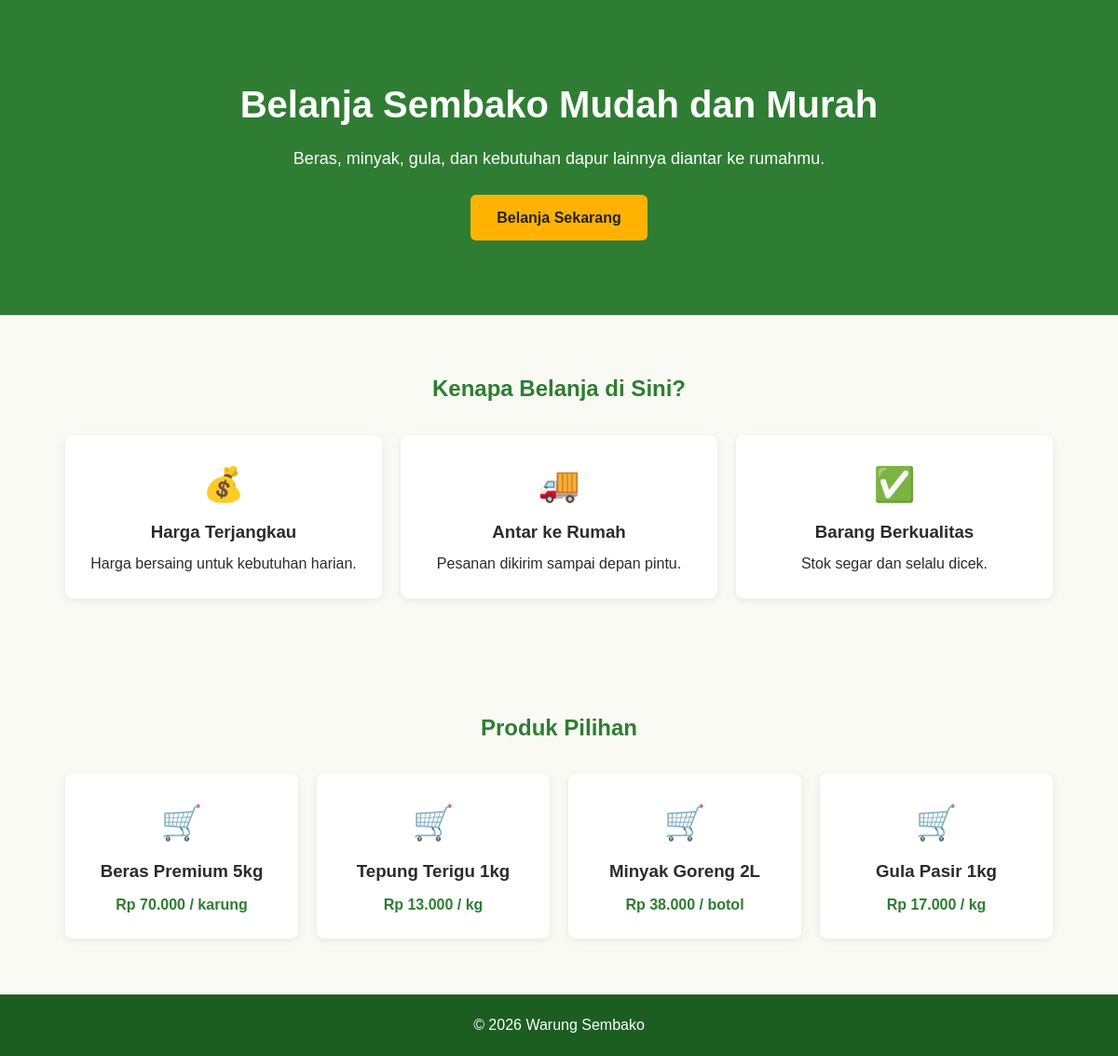
The page / on the database its author committed.
### tables this page shows
CREATE TABLE produk (
  id INT AUTO_INCREMENT PRIMARY KEY,
  kategori_id INT NOT NULL,
  nama_produk VARCHAR(100) NOT NULL,
  deskripsi TEXT,
  harga INT NOT NULL,
  stok INT NOT NULL DEFAULT 0,
  satuan VARCHAR(20) DEFAULT 'pcs',
  gambar VARCHAR(255),
  created_at TIMESTAMP DEFAULT CURRENT_TIMESTAMP,
  FOREIGN KEY (kategori_id) REFERENCES kategori(id)
);

### index.php (the view, shortened to what this page needs)
<?php include 'includes/koneksi.php'; ?>
<!DOCTYPE html>
<html lang="id">
<head>
  <link rel="stylesheet" href="assets/css/style.css">
</head>
<body>
  <section class="hero">
    <div class="container">
      <h1>Belanja Sembako Mudah dan Murah</h1>
      <p>Beras, minyak, gula, dan kebutuhan dapur lainnya diantar ke rumahmu.</p>
      <a href="pages/produk.php" class="btn">Belanja Sekarang</a>
    </div>
  </section>
  <section class="section">
    <div class="container">
      <h2>Kenapa Belanja di Sini?</h2>
      <div class="grid">
        <div class="card"><div class="icon">💰</div><h3>Harga Terjangkau</h3><p>Harga bersaing untuk kebutuhan harian.</p></div>
        <div class="card"><div class="icon">🚚</div><h3>Antar ke Rumah</h3><p>Pesanan dikirim sampai depan pintu.</p></div>
        <div class="card"><div class="icon">✅</div><h3>Barang Berkualitas</h3><p>Stok segar dan selalu dicek.</p></div>
      </div>
    </div>
  </section>
  <section class="section">
    <div class="container">
      <h2>Produk Pilihan</h2>
      <div class="grid">
        <?php
        $query = mysqli_query($koneksi, "SELECT nama_produk, harga, satuan FROM produk ORDER BY id LIMIT 4");
        while ($p = mysqli_fetch_assoc($query)) {
        ?>
          <div class="card">
            <div class="icon">🛒</div>
            <h3><?php echo htmlspecialchars($p['nama_produk']); ?></h3>
            <p class="harga">Rp <?php echo number_format($p['harga'], 0, ',', '.'); ?> / <?php echo htmlspecialchars($p['satuan']); ?></p>
          </div>
        <?php } ?>
      </div>
    </div>
  </section>
  <footer class="footer-temp">
    <p>&copy; 2026 Warung Sembako</p>
  </footer>
</body>
</html>

### assets/css/style.css (style rules this page uses)
* { box-sizing: border-box; margin: 0; padding: 0; }
body { font-family: Arial, sans-serif; color: #2b2b2b; background: #fafaf5; line-height: 1.6; }
.container { max-width: 1100px; margin: 0 auto; padding: 0 20px; }
.hero { background: #2e7d32; color: #fff; padding: 80px 0; text-align: center; }
.hero h1 { font-size: 40px; margin-bottom: 12px; }
.hero p { font-size: 18px; margin-bottom: 24px; }
.btn { display: inline-block; background: #ffb300; color: #222; padding: 12px 28px; border-radius: 6px; text-decoration: none; font-weight: bold; }
.section { padding: 60px 0; }
.section h2 { text-align: center; margin-bottom: 30px; color: #2e7d32; }
.grid { display: grid; grid-template-columns: repeat(auto-fit, minmax(220px, 1fr)); gap: 20px; }
.card { background: #fff; border-radius: 8px; padding: 24px; text-align: center; box-shadow: 0 2px 8px rgba(0,0,0,.08); }
.card .icon { font-size: 36px; margin-bottom: 8px; }
.card h3 { margin-bottom: 6px; }
.harga { color: #2e7d32; font-weight: bold; margin-top: 8px; }
.footer-temp { background: #1b5e20; color: #fff; text-align: center; padding: 20px 0; }

### rows shown on the page
produk: nama_produk "Beras Premium 5kg", harga "70.000", satuan "karung"
produk: nama_produk "Tepung Terigu 1kg", harga "13.000", satuan "kg"
produk: nama_produk "Minyak Goreng 2L", harga "38.000", satuan "botol"
produk: nama_produk "Gula Pasir 1kg", harga "17.000", satuan "kg"
